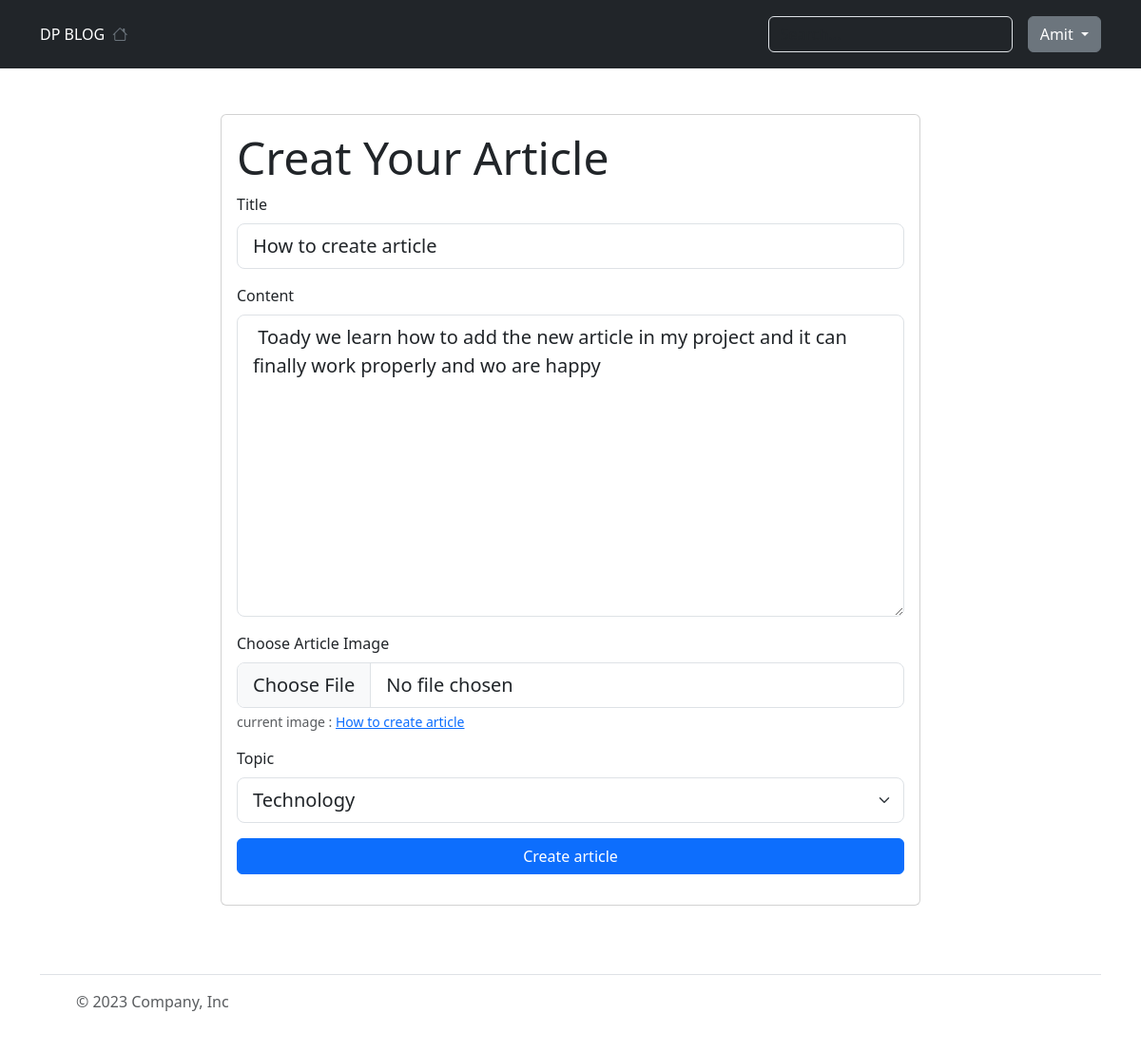
Page /article/3/edit (signed in) on the committed database.
### blog/models.py (models this page shows, shortened)
class Article(models.Model):
    title= models.CharField("Article title", max_length=100)
    image = models.ImageField("Article title ", upload_to="article/image")
    content = models.TextField()
    topic = models.ForeignKey(Topic, on_delete=models.CASCADE)
    create_at = models.DateTimeField(auto_now=True)
    author = models.ForeignKey("auth.user",on_delete=models.CASCADE)
    like = models.PositiveIntegerField("Total like ",default=0)

class Topic(models.Model):
    name = models.CharField(max_length=50)

### blog/views.py (the view, shortened to what this page needs)
# urls.py: path('article/<int:id>/edit', views.edit_view, name='edit'),
@login_required
def edit_view(request, id):
    return render(request, 'blog/add.html',{
        'article' : Article.objects.get(id=id),
        'topics' : Topic.objects.all()
    })

### templates/blog/add.html (shortened to what this page needs)
{% extends 'layout/base.html' %}
{% load static %}
{% block content %}
<div class="container">
    <div class="row">
        <div class="col-lg-8 mx-auto my-5">
            <div class="card">
                <div class="card-body">
                    <h1 class="display-5">Creat Your Article</h1>
                    <form method="post" enctype="multipart/form-data" autocomplete="false">
                        <div class="mb-3">
                            <label for="title" class="form-label">Title</label>
                            <input type="text" class="form-control form-control-lg" name="title" id="title"
                                aria-describedby="helpId" placeholder="your article's title"
                                {% if article %}
                                value="{{article.title}}"
                                {% endif %}
                                />
                        </div>
                        <div class="mb-3">
                            <label for="content" class="form-label">Content</label>
                            <textarea class="form-control form-control-lg" name="content" id="content" rows="10"
                                aria-describedby="contenthelp">{% if article %} {{article.content}} {% endif %} </textarea>
                        </div>
                        <div class="mb-3">
                            <label for="image" class="form-label">Choose Article Image</label>
                            <input type="file" class="form-control  form-control-lg" name="image" id="image"
                                placeholder="select image" aria-describedby="fileHelpId"
                                />
                            <div id="fileHelpId" class="form-text">
                                {% if article %}
                                current image : <a href="{{article.image.url}}">{{article.title}}</a>
                                {% endif %}
                            </div>
                        </div>
                        <div class="mb-3">
                            <label for="topic" class="form-label">Topic</label>
                            <select class="form-select form-select-lg" name="topic" id="topic">
                                {% for topic in topics %}
                                <option value="{{ topic.id}}"
                                    {% if article.topic.name == topic.name %}
                                    selected
                                    {% endif %}>
                               {{topic.name}}
                            </option>
                            {% endfor %}
                            </select>
                        </div>
                        <div class="mb-3">
                            <div class="d-grid gap-2">
                                <button type="submit" class= "btn btn-primary">
                                    Create article
                                </button>
                            </div>
                        </div>
                    </form>
                </div>
            </div>
        </div>
    </div>
</div>
{% endblock %}

### templates/components/header.html (shortened to what this page needs)
<header class="p-3 text-bg-dark">
  <div class="container">
    <div class="d-flex flex-wrap align-items-center justify-content-center justify-content-lg-start">
      <a href="{% url 'home' %}" class="d-flex align-items-center mb-2 mb-lg-0 text-white text-decoration-none">
        DP BLOG
      </a>
      <ul class="nav col-12 col-lg-auto me-lg-auto mb-2 justify-content-center mb-md-0">
        <li><a href="{% url 'home' %}" class="nav-link px-2 text-secondary">
            <i class="bi bi-house"></i>
          </a></li>
      </ul>
      <form class="col-12 col-lg-auto mb-3 mb-lg-0 me-lg-3" role="search">
        <input type="search" class="form-control form-control-dark text-bg-dark" placeholder="Search..."
          aria-label="Search">
      </form>
      <div class="text-end">
        {% if user.is_authenticated %}
        <div class="dropdown open">
          <a class="btn btn-secondary dropdown-toggle" type="button" id="triggerId" data-bs-toggle="dropdown"
            aria-haspopup="true" aria-expanded="false">
            {{user.username|title}}
          </a>
        </div>
        {% else %}
        <a href="{% url 'login' %}" class="btn btn-outline-light me-2">Login</a>
        <a href="{% url 'register' %}" class="btn btn-warning">register</a>
        {% endif %}
      </div>
    </div>
  </div>
</header>

### rows in the picture
Article: title "How to create article", content "Toady we learn how to add the new article in my project and it can finally work properly and wo are happy", topic "Technology"

### other values in the picture
{{ user.username|title }} "Amit"
